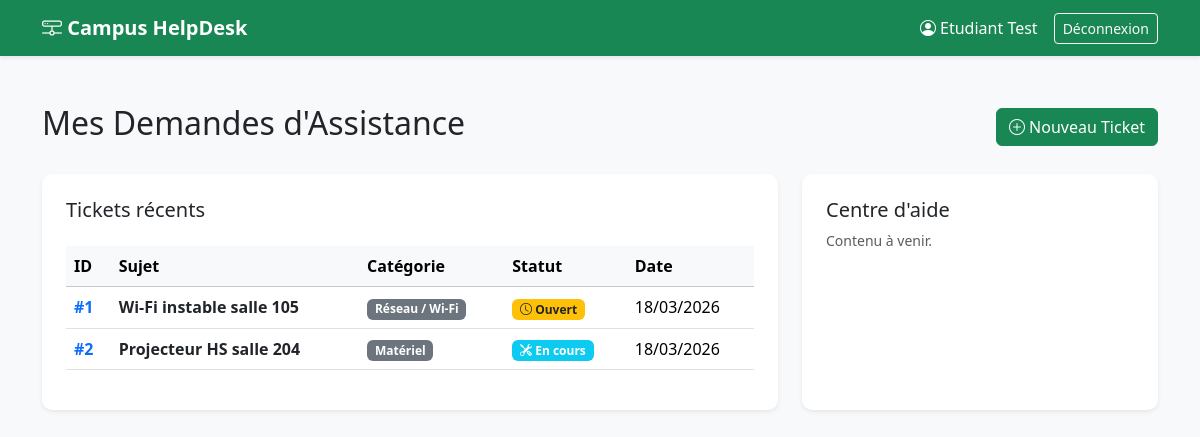
Screenshot of /public/student/dashboard.php (signed in) with the database file from the repository.
### tables this page shows
CREATE TABLE tickets (
  id INT AUTO_INCREMENT PRIMARY KEY,
  titre VARCHAR(120) NOT NULL,
  description TEXT NOT NULL,
  priorite ENUM('BASSE','MOYENNE','HAUTE') NOT NULL DEFAULT 'MOYENNE',
  statut ENUM('OPEN','IN_PROGRESS','RESOLVED','CLOSED') NOT NULL DEFAULT 'OPEN',
  categorie_id INT NOT NULL,
  cree_par INT NOT NULL,
  assigne_a INT NULL,
  created_at DATETIME NOT NULL DEFAULT CURRENT_TIMESTAMP,
  updated_at DATETIME NOT NULL DEFAULT CURRENT_TIMESTAMP ON UPDATE CURRENT_TIMESTAMP,
  CONSTRAINT fk_tickets_categorie FOREIGN KEY (categorie_id) REFERENCES categories(id),
  CONSTRAINT fk_tickets_createur FOREIGN KEY (cree_par) REFERENCES utilisateurs(id),
  CONSTRAINT fk_tickets_assigne FOREIGN KEY (assigne_a) REFERENCES utilisateurs(id)
);

CREATE TABLE categories (
  id INT AUTO_INCREMENT PRIMARY KEY,
  libelle VARCHAR(80) NOT NULL UNIQUE
);

### app/services/TicketService.php (called while the page is built, shortened)
<?php
require_once __DIR__ . '/../repositories/TicketRepo.php';
final class TicketService {
    private TicketRepo $ticketRepo;
    public function __construct() {
        $this->ticketRepo = new TicketRepo();
    }
    public function getStudentTickets(int $userId): array {
        return $this->ticketRepo->getTicketsByUser($userId);
    }
}

### app/config/db.php (called while the page is built, shortened)
<?php
function db(): PDO {
  static $pdo = null;
  if ($pdo === null) {
    $dsn = "mysql:host=localhost;dbname=campus_helpdesk;charset=utf8mb4";
    $pdo = new PDO($dsn, "root", "", [
      PDO::ATTR_ERRMODE => PDO::ERRMODE_EXCEPTION,
      PDO::ATTR_DEFAULT_FETCH_MODE => PDO::FETCH_ASSOC,
      PDO::ATTR_EMULATE_PREPARES => false,
    ]);
  }
  return $pdo;
}

### app/repositories/TicketRepo.php (called while the page is built, shortened)
<?php
require_once __DIR__ . '/../config/db.php';
final class TicketRepo {
    public function getTicketsByUser(int $userId): array {
        $stmt = db()->prepare(
            "SELECT t.*, c.libelle as categorie_nom
             FROM tickets t
             LEFT JOIN categories c ON t.categorie_id = c.id
             WHERE t.cree_par = :user_id
             ORDER BY t.created_at DESC"
        );
        $stmt->execute(['user_id' => $userId]);
        return $stmt->fetchAll();
    }
}

### public/student/dashboard.php (the view, shortened to what this page needs)
<?php
$user = $_SESSION['user'];
require_once __DIR__ . '/../../app/services/TicketService.php';
$ticketService = new TicketService();
$mesTickets = $ticketService->getStudentTickets((int)$user['id']);
?>
<!DOCTYPE html>
<html lang="fr">
<head>
    <link href="https://cdn.jsdelivr.net/npm/bootstrap@5.3.3/dist/css/bootstrap.min.css" rel="stylesheet">
    <link href="https://cdn.jsdelivr.net/npm/bootstrap-icons@1.11.3/font/bootstrap-icons.min.css" rel="stylesheet">
</head>
<body>
    <nav class="navbar navbar-expand-lg navbar-dark bg-success shadow-sm">
        <div class="container">
            <a class="navbar-brand" href="#"><i class="bi bi-hdd-network"></i> Campus HelpDesk</a>
            <div class="d-flex align-items-center">
                <span class="text-white me-3"><i class="bi bi-person-circle"></i> <?= htmlspecialchars($user['nom'] ?? 'Utilisateur') ?></span>
                <a href="../auth/logout.php" class="btn btn-sm btn-outline-light">Déconnexion</a>
            </div>
        </div>
    </nav>
    <div class="container py-5">
        <div class="d-flex justify-content-between align-items-center mb-4">
            <h2>Mes Demandes d'Assistance</h2>
            <a href="create_ticket.php" class="btn btn-success"><i class="bi bi-plus-circle"></i> Nouveau Ticket</a>
        </div>
        <div class="row g-4">
            <div class="col-lg-8">
                <div class="card shadow-sm h-100">
                    <div class="card-body p-4">
                        <h5 class="card-title mb-4">Tickets récents</h5>
                        <?php if (empty($mesTickets)): ?>
                            <div class="text-center text-muted py-5">
                                <i class="bi bi-inbox display-4"></i>
                                <p class="mt-3">Vous n'avez aucune demande en cours.</p>
                            </div>
                        <?php else: ?>
                            <div class="table-responsive">
                                <table class="table table-hover align-middle">
                                    <thead class="table-light">
                                        <tr>
                                            <th>ID</th>
                                            <th>Sujet</th>
                                            <th>Catégorie</th>
                                            <th>Statut</th>
                                            <th>Date</th>
                                        </tr>
                                    </thead>
                                    <tbody>
                                        <?php foreach ($mesTickets as $ticket): ?>
                                            <tr>
                                                <td><a href="ticket_detail.php?id=<?= $ticket['id'] ?>" class="text-decoration-none fw-bold">#<?= $ticket['id'] ?></a></td>
                                                <td><a href="ticket_detail.php?id=<?= $ticket['id'] ?>" class="text-decoration-none text-dark"><strong><?= htmlspecialchars($ticket['titre']) ?></strong></a></td>
                                                <td><span class="badge bg-secondary"><?= htmlspecialchars($ticket['categorie_nom'] ?? 'Général') ?></span></td>
                                                <td>
                                                    <?php if ($ticket['statut'] === 'OPEN'): ?>
                                                        <span class="badge bg-warning text-dark"><i class="bi bi-clock"></i> Ouvert</span>
                                                    <?php elseif ($ticket['statut'] === 'IN_PROGRESS'): ?>
                                                        <span class="badge bg-info"><i class="bi bi-tools"></i> En cours</span>
                                                    <?php elseif ($ticket['statut'] === 'RESOLVED'): ?>
                                                        <span class="badge bg-success"><i class="bi bi-check-circle"></i> Résolu</span>
                                                    <?php endif; ?>
                                                </td>
                                                <td><?= date('d/m/Y', strtotime($ticket['created_at'])) ?></td>
                                            </tr>
                                        <?php endforeach; ?>
                                    </tbody>
                                </table>
                            </div>
                        <?php endif; ?>
                    </div>
                </div>
            </div>
            <div class="col-lg-4">
                <div class="card shadow-sm h-100">
                    <div class="card-body p-4">
                        <h5 class="card-title">Centre d'aide</h5>
                        <p class="text-muted small">Contenu à venir.</p>
                    </div>
                </div>
            </div>
        </div>
    </div>
</body>
</html>

### public/student/dashboard.php (style rules this page uses)
body { background-color: #f8f9fa; }
.navbar-brand { font-weight: 600; }
.card { transition: transform 0.2s; border: none; border-radius: 10px; }

### rows the page displays
tickets: id "1", titre "Wi‑Fi instable salle 105", categorie.libelle "Réseau / Wi‑Fi", statut "OPEN" (drawn), created_at "18/03/2026"
tickets: id "2", titre "Projecteur HS salle 204", categorie.libelle "Matériel", statut "IN_PROGRESS" (drawn), created_at "18/03/2026"

### other values shown
$user['nom'] "Etudiant Test"
